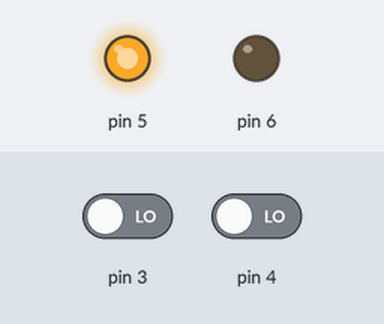
A sketch run on a simulated Arduino Uno, built with avr-gcc and run on an emulated ATmega328P. Shown: output pins drawn as LEDs (lit = HIGH). The inputs (shaded band) are chosen by the test bench; at power-on: pin 3 LOW, pin 4 LOW. What the sketch prints to the serial monitor is not drawn.

Above: at 0.1 s.
Timing chart, 0 to 1.6 s (numbered marks = the images above):
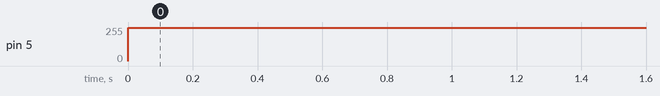

Measured:
- by itself, pin 5: 0/255 → 250/255 at 0.00 s

The sketch:

Speed_control.ino
```cpp
// Initialising all the parameters
float old_time_countangle ;
int count = 0;
int i =0;
int last_count;
float theta = 0;
int outputA, outputB;
float angular_vel_desired = 250;
float Kp = 1;
float Kd = 0.25;
float Ki = 0.001;
float last_error = 0;
float error;
float total_error = 0;
float P_control, I_control, D_control;
float U_control;
float Motor_Power;
int state;
int last_state;
float delta_time;
float t;
float last_theta = 0;
float angular_vel;
float countangle;
float counttime;
#define LOOPTIME 1000
float last_t = 0;
float old_time_counttime;
// Inital setup
void setup()
{
  Serial.begin(9600);
  // Rotary encoder pins
  pinMode(3, INPUT);
  pinMode(4, INPUT);
  attachInterrupt(digitalPinToInterrupt(3), Encoder_Reading_A, CHANGE);
  // Motor PWM pins
  pinMode(5, OUTPUT);
  pinMode(6, OUTPUT);
}

// Loop
void loop()
{
  Encoder_Reading_A();
   if((millis()-last_t) >= LOOPTIME)
  {                                                                                 // enter timed loop
    last_t = millis();
    Angular_Velocity();                                                          // calculate speed
  }
  //Angular_Velocity();
  Controller();
  Motor_Control();
  Print_Data();
}

// Controller
void Controller()
{
  error = angular_vel_desired - angular_vel;
  P_control = Kp * error;
  D_control = Kd * (error - last_error);
  total_error = total_error + error;
  if(total_error > 255)
  {
    // AntiWind Up control
    total_error = 0;
  }
  I_control = Ki * total_error;
  U_control = P_control + I_control + D_control;
  U_control = constrain(U_control, -255, 255);
  last_error = error;
}

// Calculation of Angle using encoder reading /needs to be scaled/
void Angular_Velocity()
{
  // Rise in reading means one blade has cut the opto isolator
  // once hence the blade has moved 45 degrees
//  delta_time = millis() - t;
//  t = t + delta_time;
  angular_vel = ((count - last_count)*(60*(1000/LOOPTIME)));
}

// Motor Control
void Motor_Control()
{
  if(U_control >= 0)
  {
    // Indicates error is positive
    Motor_Power = floor(U_control);
    analogWrite(5, Motor_Power);
    analogWrite(6, 0);
  }
  else
  {
    // Indicates error is negative i.e. we over shoot
    Motor_Power = -1*floor(U_control);
    analogWrite(5, 0);
    analogWrite(6, Motor_Power);
  }
}

// Encoder Reading
void Encoder_Reading_A()
{
  last_count = count;
  outputA = digitalRead(3);
  outputB = digitalRead(4);
  if(outputA == HIGH && outputB == HIGH)
  {
    state = 1;
  }
  if(outputA == HIGH && outputB == LOW)
  {
    state = 2;
  }
  if(outputA == LOW && outputB == HIGH)
  {
    state = 3;
  }
  if(outputA == LOW && outputB == LOW)
  {
    state = 4;
  }
  switch(state)
  {
    case 1:
    {
      if(last_state == 3)
      {
        count++;
      }
      if(last_state == 2)
      {
        count--;
      }
      break;
    }
    case 2:
    {
      if(last_state == 1)
      {
        count++;
      }
      if(last_state == 4)
      {
        count--;
      }
      break;
    }
    case 3:
    {
      if(last_state == 4)
      {
        count++;
      }
      if(last_state == 1)
      {
        count--;
      }
      break;
    }
    case 4:
    {
      if(last_state == 2)
      {
        count++;
      }
      if(last_state == 3)
      {
        count--;
      }
      break;
    }
  }
  last_state = state;
}

// Print all data
void Print_Data()
{
  //Serial.println("Angular Velocity ");
 // Serial.println(angular_vel);
 // Serial.println("Delta time");
 // Serial.println(delta_time);
 // Serial.println("Theta ");
 // Serial.println(theta);
//  Serial.println("\t P_control \t");
//  Serial.println(P_control);

//  Serial.println("D_control \t");
//  Serial.println(D_control);
//  Serial.println("\t I_control \t");
//  Serial.println(I_control);

//  Serial.print("\t U_control \t");
//  Serial.print(U_control);
//  Serial.println("Error \t");
  Serial.println(error);
//
//  Serial.println("Count \t");
//  Serial.println(count);
//  Serial.println("Motor Power \t");
//  Serial.println(Motor_Power);
}
```
